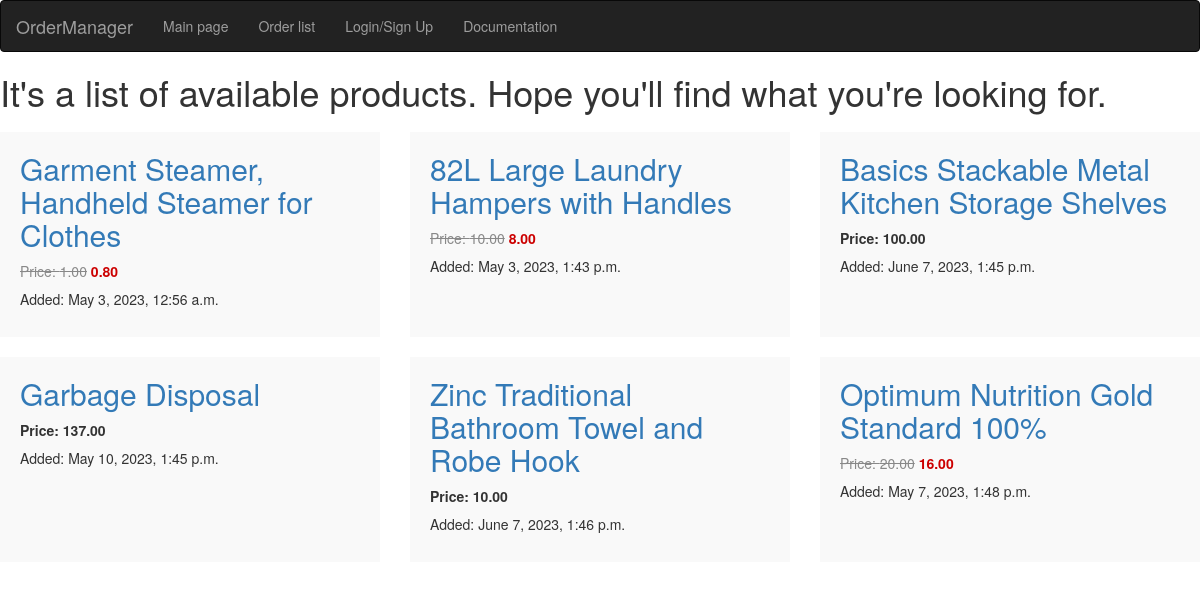
The page / on the database its author committed.
### market/models.py (models this page shows, shortened)
class Product(models.Model):
    name = models.CharField(max_length=150, blank=True, null=True)
    image = models.ImageField(upload_to='products/', default='/default/image.jpg')
    price = models.DecimalField(max_digits=10, decimal_places=2, blank=True, null=True)
    short_description = models.TextField(max_length=200, blank=True, null=True)
    description = RichTextField()
    discounted_price = models.DecimalField(
        default=None, max_digits=10, decimal_places=2, blank=True, null=True
    )
    created = models.DateTimeField(
        auto_now_add=False, blank=True, null=True, default=timezone.now
    )

### market/views.py (the view)
# urls.py: path("", views.MainPageView.as_view(), name="main"),
class MainPageView(View):
    def get(self, request):
        products = Product.objects.all()
        context = {"products": products}
        return render(request, "market/main.html", context)

### market/templates/market/main.html (shortened to what this page needs)
{% extends "main.html" %}
{% block content %}
<section>
    {% if products %}
    <h1>It's a list of available products. Hope you'll find what you're looking for.</h1>
    <div class="product-list">
        {% for product in products %}
        <div class="product-item">
            <a href="{% url 'product-view' pk=product.id %}"><h2>{{ product.name }}</h2></a>
            <ul>
                <li>
                    {% if product.discounted_price %}
                    <span class="original-price">Price: {{ product.price }}</span>
                    <span class="discounted-price">{{ product.discounted_price }}</span>
                    {% else %}
                    <span class="price">Price: {{ product.price }}</span>
                    {% endif %}
                </li>
                <li>Added: {{ product.created }}</li>
            </ul>
        </div>
        {% endfor %}
    </div>
    {% else %}
        <h1>No products yet...</h1>
    {% endif %}
</section>
{% endblock %}

### static/styles/main.css (style rules this page uses)
.product-list { display: flex; flex-wrap: wrap; justify-content: space-between; margin-top: 20px; }
.product-item { width: calc(33.33% - 20px); background-color: #f9f9f9; padding: 20px; margin-bottom: 20px; }
.product-item h2 { margin-top: 0; }
.product-item ul { list-style-type: none; margin: 0; padding: 0; }
.product-item li { margin-bottom: 8px; }
.price { font-weight: bold; }
.original-price { text-decoration: line-through; color: #888; }
.discounted-price { color: #c00; font-weight: bold; }

### rows shown on the page
Product: name "Garment Steamer, Handheld Steamer for Clothes", price "1.00", discounted_price "0.80", created "May 3, 2023, 12:56 a.m."
Product: name "82L Large Laundry Hampers with Handles", price "10.00", discounted_price "8.00", created "May 3, 2023, 1:43 p.m."
Product: name "Basics Stackable Metal Kitchen Storage Shelves", price "100.00", created "June 7, 2023, 1:45 p.m."
Product: name "Garbage Disposal", price "137.00", created "May 10, 2023, 1:45 p.m."
Product: name "Zinc Traditional Bathroom Towel and Robe Hook", price "10.00", created "June 7, 2023, 1:46 p.m."
Product: name "Optimum Nutrition Gold Standard 100%", price "20.00", discounted_price "16.00", created "May 7, 2023, 1:48 p.m."
